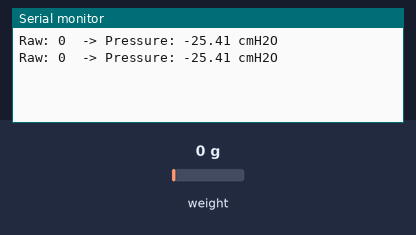
Bench run of a sketch on a simulated Arduino Uno, built with avr-gcc and run on an emulated ATmega328P. Shown: the last lines printed to the serial monitor. The test bench sets the inputs (shaded band); at power-on: weight on the scale 0 g.

Above: at 3.3 s.
3.4 s: weight on the scale set to 100 g
At 4.4 s:
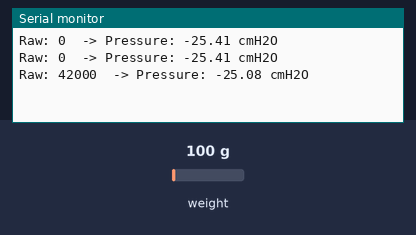
5.5 s: weight on the scale set to 1250 g
At 6.7 s:
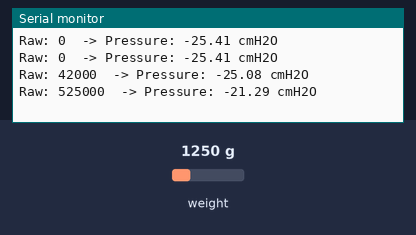
Timing chart, 0 to 8.5 s (numbered marks = the images above; inputs shaded):
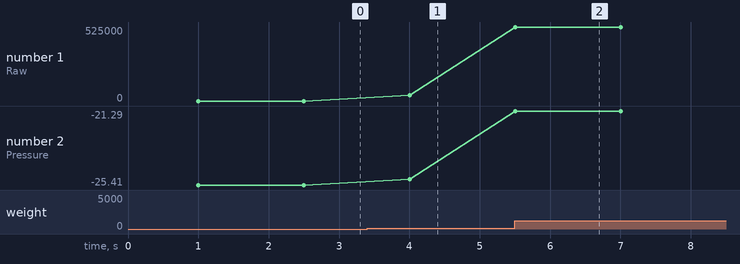

Measured:
- after the input at 3.4 s, the serial monitor: prints a new line after 0.60 s (image 1)
- after the input at 5.5 s, the serial monitor: prints a new line at once (image 2)
- plotted number 1: 0 → 42000 after the input at 3.4 s, 42000 → 525000 after the input at 5.5 s
- plotted number 2: -25.41 → -25.08 after the input at 3.4 s, -25.08 → -21.29 after the input at 5.5 s

The sketch:

cm_H20_measure_MR_BLUE.ino
```cpp
#include "HX711.h"

// Pin connections for HX711
const byte MPS_OUT_pin = 2; // DT pin
const byte MPS_SCK_pin = 3; // SCK pin

HX711 MPS20N0040D;

// Calibration constants (from your measurements)
const long OFFSET = 3240000;        // Raw value at ambient (0 cmH2O)
const float SLOPE = 127500.0;       // Counts per cmH2O (≈1,020,000 / 8 cm)

void setup() {
  Serial.begin(9600);
  MPS20N0040D.begin(MPS_OUT_pin, MPS_SCK_pin);
}

void loop() {
  // Take an average of 10 samples
  long avg_val = MPS20N0040D.read_average(10);

  // Convert raw value to cmH2O
  float pressure_cmH2O = (avg_val - OFFSET) / SLOPE;

  // Print results
  Serial.print("Raw: ");
  Serial.print(avg_val);
  Serial.print("  -> Pressure: ");
  Serial.print(pressure_cmH2O, 2); // 2 decimal places
  Serial.println(" cmH2O");

  delay(500); // half-second update
}
```
